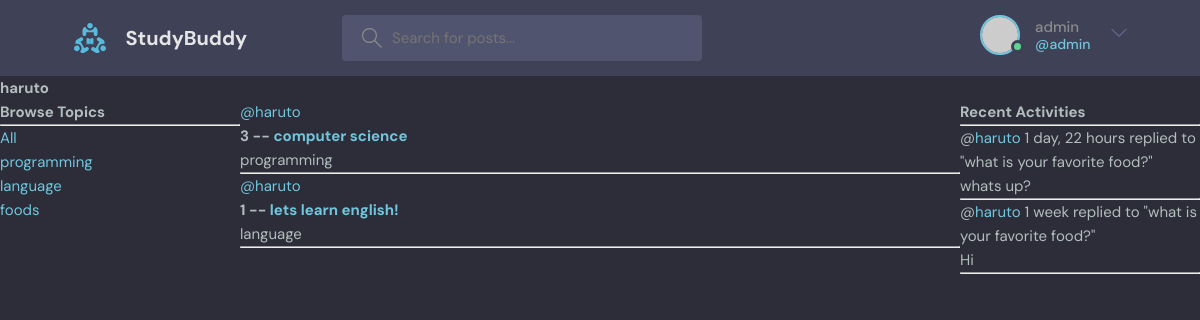
The app's page /profile/2 (signed in), older data.
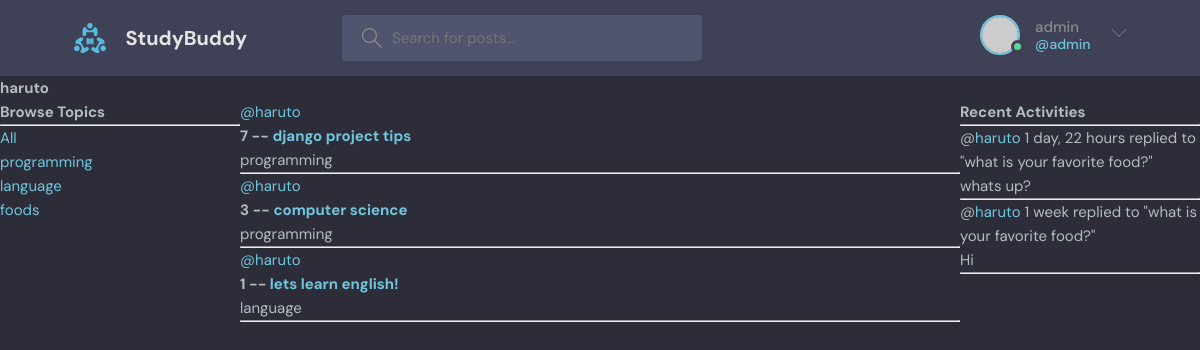
The same page, newer data.
### base/models.py (models this page shows, shortened)
class Topic(models.Model):
    name = models.CharField(max_length=100)

class Room(models.Model):
    host = models.ForeignKey(User, on_delete=models.SET_NULL, null=True)
    topic = models.ForeignKey(Topic, on_delete=models.SET_NULL, null=True)
    name = models.CharField(max_length=100)
    description = models.TextField(null=True, blank=True)
    participants = models.ManyToManyField(User, related_name='participants', blank=True)
    updated = models.DateTimeField(auto_now=True)
    created = models.DateTimeField(auto_now_add=True)
    class Meta:
        ordering = ['-updated', '-created'] # descending order
    def __str__(self):
        return self.name

class Message(models.Model):
    user = models.ForeignKey(User, on_delete=models.CASCADE)  # one-to-many relationship
    room = models.ForeignKey(Room, on_delete=models.CASCADE)  # one-to-many relationship
    body = models.TextField()
    updated = models.DateTimeField(auto_now=True)
    created = models.DateTimeField(auto_now_add=True)
    class Meta:
        ordering = ['-updated', '-created'] # descending order
    def __str__(self):
        return self.body[0:50]  # returns only first 50 characters

### base/views.py (the view)
# urls.py: path('profile/<str:pk>', views.user_profile, name='user-profile'),
def user_profile(request, pk):
    user = User.objects.get(id=pk)
    rooms = user.room_set.all()
    room_messages = user.message_set.all()
    topics = Topic.objects.all()
    context = {'user': user, 'rooms': rooms, 'room_messages': room_messages, 'topics': topics}
    return render(request, 'base/profile.html', context)

### base/templates/base/profile.html (shortened to what this page needs)
{% extends 'main.html' %}
{% block content %}
    <h1>{{user.username}}</h1>
    <div class="profile-container">
        <div>
            {% include 'base/topics_component.html' %}
        </div>
        <div>
            {% include 'base/feed_component.html' %}
        </div>
        <div>
            {% include 'base/activity_component.html' %}
        </div>
    </div>
{% endblock content %}

### base/templates/base/topics_component.html
<h3>Browse Topics</h3>
<hr>
<div>
    <a href="{% url 'home' %}">All</a>
</div>
{% for topic in topics %}
    <div>
        <a href="{% url 'home' %}?q={{topic.name}}">{{topic.name}}</a>
    </div>
{% endfor %}

### base/templates/base/feed_component.html (shortened to what this page needs)
{% for room in rooms %}
<div>
    <a href="{% url 'user-profile' room.host.id %}">@{{room.host.username}}</a>
    <h5>
        {{room.id}} -- <a href="{% url 'room' room.id %}">{{room.name}}</a>
    </h5>
    <small>{{room.topic.name}}</small>
    <hr>
</div>
{% endfor %}

### base/templates/base/activity_component.html (shortened to what this page needs)
<h3>Recent Activities</h3>
<hr>
{% for message in room_messages %}
    <div>
        <small>@<a href="{% url 'user-profile' message.user.id %}">{{message.user}}</a> {{message.created | timesince}}</small>
        <small>replied to "{{message.room}}"</small>
        <p>{{message}}</p>
        <hr>
    </div>
{% endfor %}

Row changes from the older to the newer data that the page shows:
added Room: host.username "haruto", id "7", name "django project tips", topic.name "programming"
